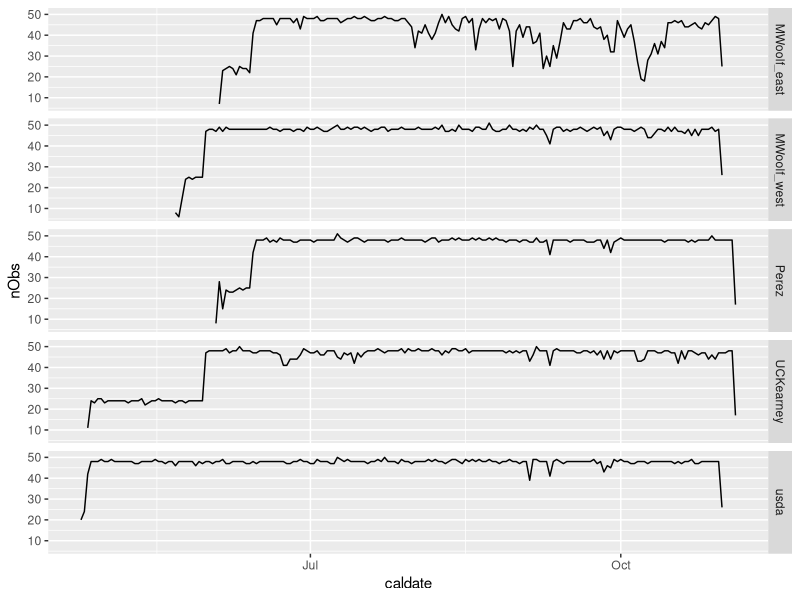
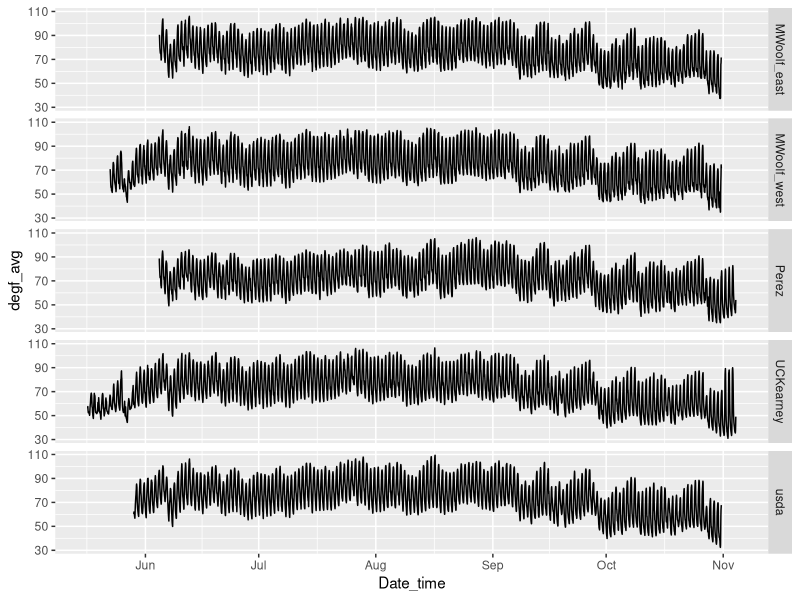
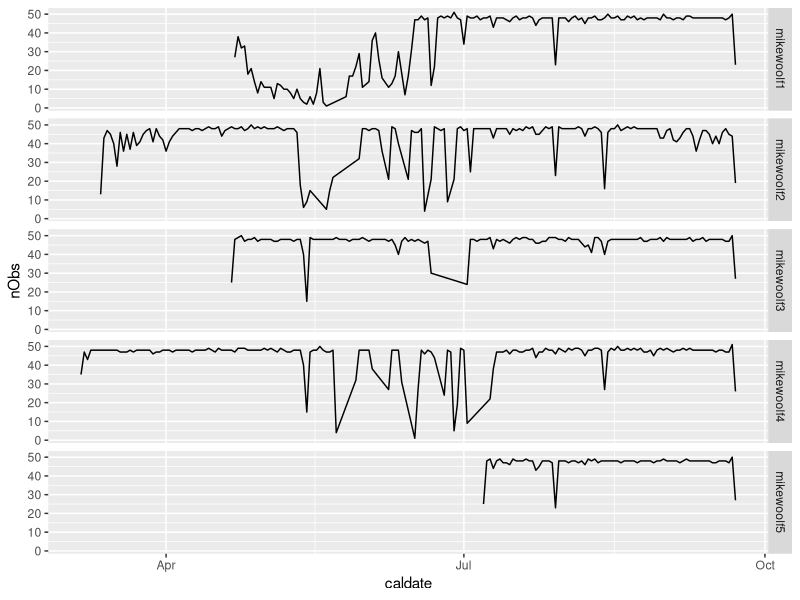
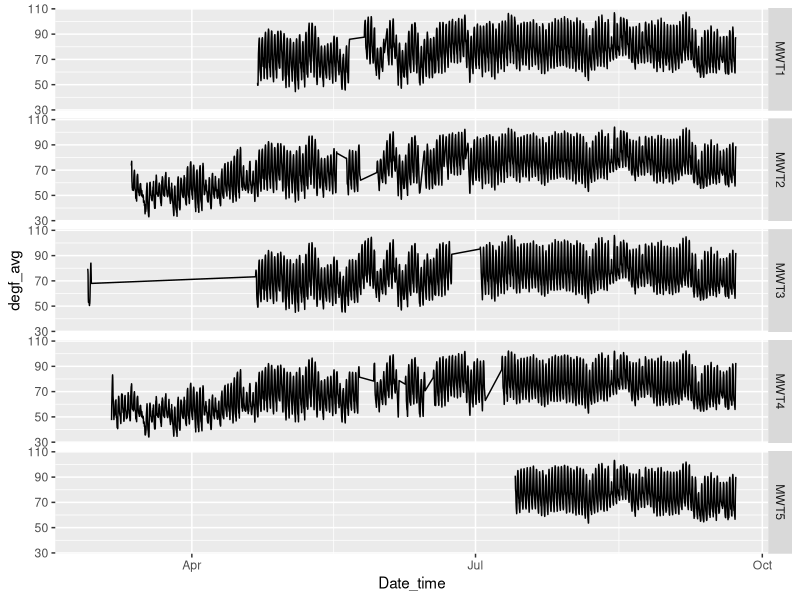

The R source for these figures, in order:
## ---- chunk 1
knitr::opts_chunk$set(echo = TRUE, tidy = TRUE, warning = FALSE, message = FALSE)
## ---- chunk 2
library(tidyverse)
allsites19 <- readr::read_csv("./allsites_y19.csv")

allsites19 %>% 
  select(-5) %>% 
  filter(complete.cases(.)) %>% 
  mutate(caldate = as.Date(datetime)) %>% # group into days
  group_by(site, caldate) %>% 
  summarise(nObs = n()) %>% 
  ggplot(., aes(x = caldate, y = nObs)) +
    geom_line() + 
    facet_grid(site ~ .)
## ---- chunk 3
alltemps19 <- readr::read_csv("./trapview_temps_degf_y19.csv")
ggplot(alltemps19, aes(x = Date_time, y = degf_avg)) +
  geom_line() +
  facet_grid(site ~ .)
## ---- chunk 4
allsites20 <- readr::read_csv("./allsites_y20.csv")

allsites20 %>% 
  select(-5) %>% 
  filter(complete.cases(.)) %>% 
  mutate(caldate = as.Date(datetime)) %>% # group into days
  group_by(site, caldate) %>% 
  summarise(nObs = n()) %>% 
  ggplot(., aes(x = caldate, y = nObs)) +
    geom_line() + 
    facet_grid(site ~ .)
## ---- chunk 5
alltemps20 <- readr::read_csv("./trapview_temps_degf_y20.csv")
ggplot(alltemps20, aes(x = Date_time, y = degf_avg)) +
  geom_line() +
  facet_grid(site ~ .)
